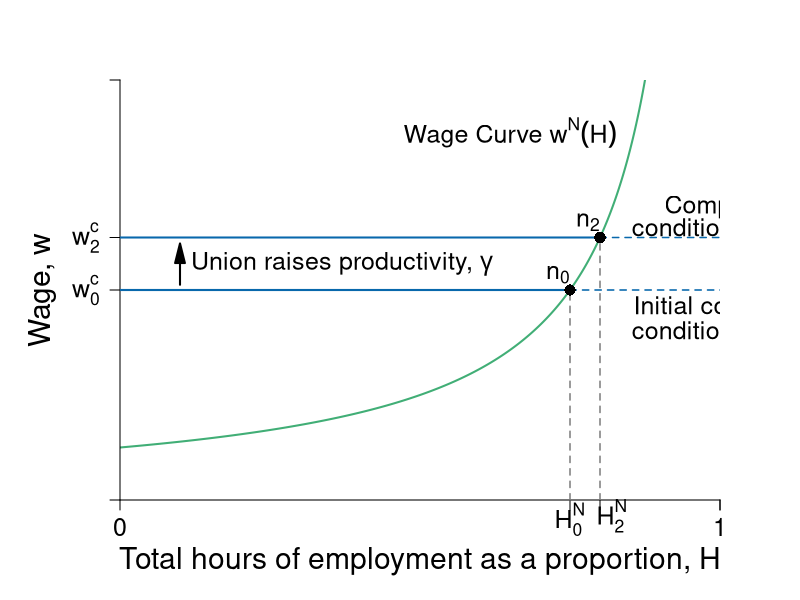

The R source for this figure:
require(shape)
require(plotrix)
pdf(file = "capitalism/employment_unions.pdf", width = 9, height = 7)

#Set parameters for graphics
pointsize <- 1.8
axislabelsize <- 1.8
labelsize <- 1.5
namesize <- 1.8
annotatesize <- 1.5
graphlinewidth <- 2
segmentlinewidth <- 1.5

COL <- c("#7fc97f", "#beaed4", "#fdc086", "#ffff99", "#386cb0", "#f0027f", "#bf5b17", "#666666")
COLA <- c("#e0f3db", "#99d8c9","#66c2a4","#41ae76", "#238b45", "#005824")
COLB <- c("#c6dbef", "#4eb3d3", "#2b8cbe", "#0868ac","#084081")
COLC <- c("#fcfbfd", "#efedf5", "#dadaeb", "#bcbddc", "#9e9ac8", "#807dba", "#6a51a3", "#54278f", "#3f007d")
grays <- gray.colors(25, start = 1, end = 0, alpha = 1)

WageFn <- function(H, delta = 5) {
  delta /(1 - H)
}

#COL <- c("#1B9E77", "#D95F02", "#7570B3", "#E7298A", "#66A61E", "#E6AB02", "#A6761D", "#666666")
COL <- c("#7fc97f", "#beaed4", "#fdc086", "#ffff99")
par(mar =  c(5, 6, 4, 4))
xlims <- c(0, 1)
ylims <- c(0, 40)


plot(0, 0, xlim = xlims, ylim = ylims, type = "n",
     xlab = expression(paste("Total hours of employment as a proportion, ", H)),
     ylab = expression(paste("Wage, ", w)),
     xaxt = "n", 
     yaxt = "n",
     cex.lab = axislabelsize, 
     bty = "n", 
     xaxs = "i", 
     yaxs = "i")

npts <- 500 
npts2 <- 501
#Specify the sequences of points for graphing. 
xx1 <- seq(xlims[1], 0.9, length.out = npts)
xx2 <- seq(xlims[1], xlims[2], length.out = npts)
xx3 <- seq(xlims[1], xlims[2], length.out = npts2)
xx4 <- seq(xlims[1], 25, length.out = npts2)

#Draw the lines for the graphs
lines(xx1, WageFn(xx1), col = COLA[4], lwd = graphlinewidth)
#lines(xx2, solowCondition(xx2, delta = 5), col = COL[3], lwd = 4)
#lines(xx2, solowInfeas(xx2, delta = 5), col = COL[1], lwd = 4, lty = 2)

#Customize ticks and labels for the plot
# ticksy <- c(0, 2.5, 5, 20, 25,  40)
# ylabels <- c(0, expression(paste(B)), expression(paste(B+underline(u))), expression(paste(w[0])), expression(paste(w[2])), NA)

ticksy <- c(0, 20, 25,  40)
ylabels <- c(NA, expression(paste(w[0]^c)), expression(paste(w[2]^c)), NA)

ticksx <- c(0, 0.75, 0.8, 1, xlims[2])
#xlabels <- c(0, expression(paste(H[0],"*")), expression(paste(H[2],"*")), 1.0, NA)
xlabels <- c(0, expression(paste(H[0]^N)), NA, 1.0, NA)
axis(1, at = ticksx, pos = 0, labels = xlabels, cex.axis = labelsize)
axis(2, at = ticksy, pos = 0, labels = ylabels, las = 1, cex.axis = labelsize)

#x-axis tick label 
text(0.82, -1.5, expression(paste(H[2]^N)), cex = labelsize,xpd = TRUE)

#Annotation of the  graphs
text(0.65, 35, expression(paste("Wage Curve ", w^N*(H))), cex = labelsize)

#segments(1, 0, 1, 42, lty = 2, lwd = 3, col = "darkgray")
segments(0.75, 0, 0.75, 20, lty = 2, lwd = segmentlinewidth, col = grays[20], xpd = TRUE)

#Arrows(0.85, 15, 0.85, 24, col = "black", lty = 1, lwd = 2, arr.type = "triangle")
#Arrows(0.85, 15, 0.85, 6, col = "black", lty = 1, lwd = 2, arr.type = "triangle")
#text(0.98, 14.5, expression(paste("Employment rent")))
#text(0.98, 12.5, expression(paste("increases with union")))

#Original Zero profit condition 
segments(0, 20, 0.75, 20, lty = 1, lwd = graphlinewidth, col = COLB[4])
segments(0.75, 20, 1.2, 20, lty = 2, lwd = segmentlinewidth, col = COLB[4])

points(0.75, 20, pch = 16, col = "black", cex = 1.5)
text(0.73, 21.5, expression(paste(n[0])), cex = labelsize)


#Union Zero profit condition 
segments(0, 25, 0.8, 25, lty = 1, lwd = graphlinewidth, col = COLB[4])
segments(0.8, 25, 1.2, 25, lty = 2, lwd = segmentlinewidth, col = COLB[4])


Arrows(0.1, 20.5, 0.1, 23.5, col = "black", lty = 1, lwd = 2, arr.type = "triangle")
text(0.37, 22.5, expression(paste("Union raises productivity, ", gamma)), cex = labelsize)

segments(0.8, 0, 0.8, 25, lty = 2, lwd = segmentlinewidth, col = grays[20])
points(0.8, 25, pch = 16, col = "black", cex = 1.5)
text(0.78, 26.5, expression(paste(n[2])), cex = labelsize)
text(1.02, 27.9, expression(paste("Competition")), cex = labelsize)
text(1.02, 26.1, expression(paste("condition, ", w^C == w[2])), cex = labelsize)



#Unemployment benefits & a
#segments(0, 5, 1.2, 5, lty = 2, lwd = 2, col = "darkgray")
#segments(0, 2.5, 1.2, 2.5, lty = 2, lwd = segmentlinewidth, col = grays[20])

#Zero profit condition
text(1.02, 18.3, expression(paste("Initial competition")), cex = labelsize)
text(1.02, 16.3, expression(paste("condition, ", w^C == w[0])), cex = labelsize)
#text(0.97, 6, expression(paste(B + a)))
#text(0.97, 3.5, expression(paste(B, " (unemployment benefits)")))
#text(1.08, 36, expression(paste("level of")))
#text(1.08, 34, expression(paste("employment, ", bar(H))))


dev.off()
